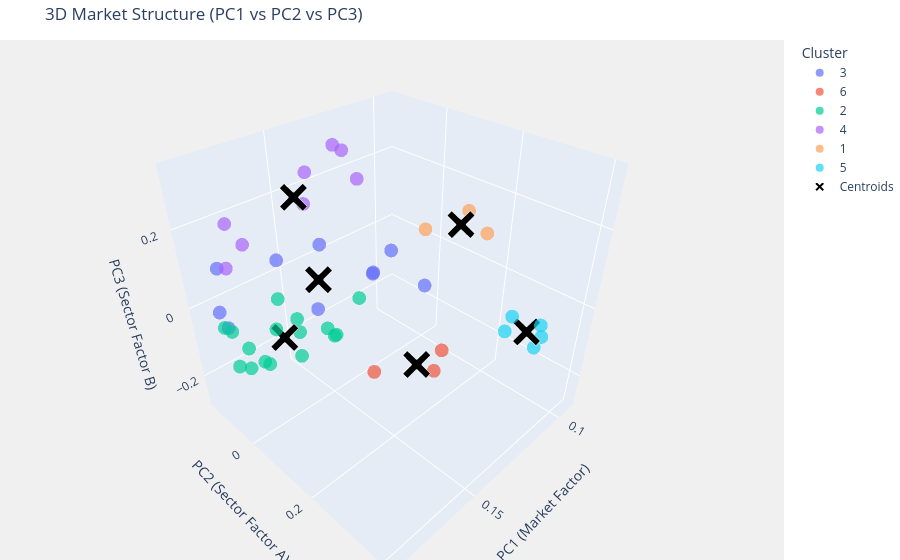

This figure's notebook cell:
### Code cell
num_clusters = 6
kmeans = KMeans(n_clusters=num_clusters, init='k-means++', n_init=10, random_state=42)
cluster_labels = kmeans.fit_predict(df_loadings[['PC1', 'PC2', 'PC3']]) # Fit on top 3 for exact visual match
centroids = kmeans.cluster_centers_

# Add labels back to the dataframe for hover data
df_plot = df_loadings.copy()
df_plot['Cluster'] = (cluster_labels + 1).astype(str) 
df_plot['Stock'] = df_plot.index

 
# GENERATE INTERACTIVE 3D SCATTER PLOT
# Plot the individual stocks
fig = px.scatter_3d(
    df_plot, 
    x='PC1', 
    y='PC2', 
    z='PC3',
    color='Cluster',
    hover_name='Stock', 
    title="3D Market Structure (PC1 vs PC2 vs PC3)",
    color_discrete_sequence=px.colors.qualitative.Plotly,
    opacity=0.7
)

# Add the mathematical centroids as large black X markers
fig.add_trace(
    go.Scatter3d(
        x=centroids[:, 0],
        y=centroids[:, 1],
        z=centroids[:, 2],
        mode='markers',
        marker=dict(
            size=10,
            color='black',
            symbol='x',
            line=dict(color='white', width=2)
        ),
        name='Centroids',
        hoverinfo='name'
    )
)

# Clean up the layout and grid
fig.update_layout(
    scene=dict(
        xaxis_title='PC1 (Market Factor)',
        yaxis_title='PC2 (Sector Factor A)',
        zaxis_title='PC3 (Sector Factor B)',
        bgcolor='rgb(240, 240, 240)'
    ),
    margin=dict(l=0, r=0, b=0, t=40) 
)

# Display the interactive plot in your notebook
fig.show()

### Figure 1 — Plotly figure (JSON) as saved in the notebook; plotly's stock layout.template omitted (floating-point values rounded to 4 significant figures)
{"data": [{"hovertemplate": "<b>%{hovertext}</b><br><br>Cluster=3<br>PC1=%{x}<br>PC2=%{y}<br>PC3=%{z}<extra></extra>", "hovertext": ["ADANIENT.NS", "ADANIPORTS.NS", "APOLLOHOSP.NS", "BHARTIARTL.NS", "GRASIM.NS", "INDIGO.NS", "ITC.NS", "LT.NS", "RELIANCE.NS", "SBIN.NS"], "legendgroup": "3", "marker": {"color": "#636EFA", "opacity": 0.7, "symbol": "circle"}, "mode": "markers", "name": "3", "scene": "scene", "showlegend": true, "type": "scatter3d", "x": [0.1442, 0.1624, 0.1119, 0.1273, 0.1851, 0.1092, 0.1275, 0.1856, 0.1581, 0.1771], "y": [-0.06269, -0.06594, 0.06913, -0.005019, -0.05339, -0.05718, -0.004987, -0.0718, 0.0273, -0.151], "z": [0.09397, 0.1016, -0.05228, -0.004058, 0.002136, -0.01521, -0.007107, 0.03477, 0.006859, 0.0818]}, {"hovertemplate": "<b>%{hovertext}</b><br><br>Cluster=6<br>PC1=%{x}<br>PC2=%{y}<br>PC3=%{z}<extra></extra>", "hovertext": ["ASIANPAINT.NS", "HINDUNILVR.NS", "NESTLEIND.NS"], "legendgroup": "6", "marker": {"color": "#EF553B", "opacity": 0.7, "symbol": "circle"}, "mode": "markers", "name": "6", "scene": "scene", "showlegend": true, "type": "scatter3d", "x": [0.1349, 0.116, 0.1112], "y": [0.04137, 0.1309, 0.1282], "z": [-0.2646, -0.2776, -0.228]}, {"hovertemplate": "<b>%{hovertext}</b><br><br>Cluster=2<br>PC1=%{x}<br>PC2=%{y}<br>PC3=%{z}<extra></extra>", "hovertext": ["AXISBANK.NS", "BAJAJ-AUTO.NS", "BAJAJFINSV.NS", "BAJFINANCE.NS", "EICHERMOT.NS", "HDFCBANK.NS", "ICICIBANK.NS", "INDUSINDBK.NS", "KOTAKBANK.NS", "M&M.NS", "MARUTI.NS", "SHRIRAMFIN.NS", "TATACONSUM.NS", "TITAN.NS", "TRENT.NS", "ULTRACEMCO.NS"], "legendgroup": "2", "marker": {"color": "#00CC96", "opacity": 0.7, "symbol": "circle"}, "mode": "markers", "name": "2", "scene": "scene", "showlegend": true, "type": "scatter3d", "x": [0.1782, 0.1487, 0.18, 0.1751, 0.1537, 0.1705, 0.1804, 0.1523, 0.157, 0.1681, 0.1728, 0.1578, 0.1527, 0.1462, 0.1306, 0.1809], "y": [-0.1217, -0.01967, -0.09487, -0.1005, -0.08488, -0.06497, -0.1264, -0.1036, -0.05825, -0.04345, -0.06002, -0.1217, 0.03435, -0.00793, -0.03286, -0.03208], "z": [-0.074, -0.1088, -0.1551, -0.1844, -0.1415, -0.1658, -0.05746, -0.1162, -0.1883, -0.05615, -0.1457, -0.04731, -0.08377, -0.1304, -0.08466, -0.05672]}, {"hovertemplate": "<b>%{hovertext}</b><br><br>Cluster=4<br>PC1=%{x}<br>PC2=%{y}<br>PC3=%{z}<extra></extra>", "hovertext": ["BEL.NS", "COALINDIA.NS", "HINDALCO.NS", "JSWSTEEL.NS", "NTPC.NS", "ONGC.NS", "POWERGRID.NS", "TATASTEEL.NS"], "legendgroup": "4", "marker": {"color": "#AB63FA", "opacity": 0.7, "symbol": "circle"}, "mode": "markers", "name": "4", "scene": "scene", "showlegend": true, "type": "scatter3d", "x": [0.1457, 0.1375, 0.1781, 0.1829, 0.1469, 0.1376, 0.1254, 0.1796], "y": [-0.0949, -0.04932, -0.02356, -0.04493, -0.07102, -0.02194, -0.06286, -0.05893], "z": [0.1889, 0.326, 0.2022, 0.1506, 0.2755, 0.3227, 0.2183, 0.2373]}, {"hovertemplate": "<b>%{hovertext}</b><br><br>Cluster=1<br>PC1=%{x}<br>PC2=%{y}<br>PC3=%{z}<extra></extra>", "hovertext": ["CIPLA.NS", "DRREDDY.NS", "SUNPHARMA.NS"], "legendgroup": "1", "marker": {"color": "#FFA15A", "opacity": 0.7, "symbol": "circle"}, "mode": "markers", "name": "1", "scene": "scene", "showlegend": true, "type": "scatter3d", "x": [0.09403, 0.09308, 0.115], "y": [0.09884, 0.1499, 0.0827], "z": [0.1256, 0.08236, 0.1212]}, {"hovertemplate": "<b>%{hovertext}</b><br><br>Cluster=5<br>PC1=%{x}<br>PC2=%{y}<br>PC3=%{z}<extra></extra>", "hovertext": ["HCLTECH.NS", "INFY.NS", "TCS.NS", "TECHM.NS", "WIPRO.NS"], "legendgroup": "5", "marker": {"color": "#19D3F3", "opacity": 0.7, "symbol": "circle"}, "mode": "markers", "name": "5", "scene": "scene", "showlegend": true, "type": "scatter3d", "x": [0.1203, 0.1216, 0.116, 0.1286, 0.125], "y": [0.4078, 0.4047, 0.3991, 0.3627, 0.3609], "z": [0.05022, -0.004895, -0.0005387, 0.03816, 0.06209]}, {"hoverinfo": "name", "marker": {"color": "black", "line": {"color": "white", "width": 2}, "size": 10, "symbol": "x"}, "mode": "markers", "name": "Centroids", "type": "scatter3d", "x": [0.1007, 0.1628, 0.1488, 0.1542, 0.1223, 0.1207], "y": [0.1105, -0.06491, -0.03756, -0.05343, 0.3871, 0.1002], "z": [0.1097, -0.1123, 0.02425, 0.2402, 0.02901, -0.2567]}], "layout": {"legend": {"title": {"text": "Cluster"}, "tracegroupgap": 0}, "margin": {"b": 0, "l": 0, "r": 0, "t": 40}, "scene": {"bgcolor": "rgb(240, 240, 240)", "domain": {"x": [0, 1], "y": [0, 1]}, "xaxis": {"title": {"text": "PC1 (Market Factor)"}}, "yaxis": {"title": {"text": "PC2 (Sector Factor A)"}}, "zaxis": {"title": {"text": "PC3 (Sector Factor B)"}}}, "title": {"text": "3D Market Structure (PC1 vs PC2 vs PC3)"}}}
